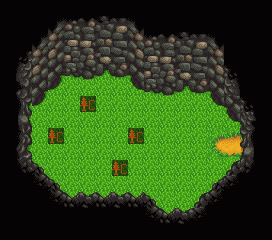

Below is a game level as drawn by its tile map, then a one-line description and the .tmx file that defines it, in full:
An orthogonal 17x15 tile map with 16x16 px tiles, 5 tile layers (Back, Buildings, Buildings2, Paths, ...), 4 tilesets.

<map version="1.10" tiledversion="1.10.2" orientation="orthogonal" renderorder="right-down" width="17" height="15" tilewidth="16" tileheight="16" infinite="0" nextlayerid="11" nextobjectid="1">
 <tileset firstgid="1" name="spring_outdoorsTileSheet" tilewidth="16" tileheight="16" tilecount="1975" columns="25">
  <image source="spring_outdoorsTileSheet.png" width="400" height="1264" />
  <tile id="175">
   <properties>
    <property name="Type" value="Grass" />
   </properties>
  </tile>
  <tile id="200">
   <properties>
    <property name="Type" value="Grass" />
   </properties>
  </tile>
  <tile id="201">
   <properties>
    <property name="Type" value="Grass" />
   </properties>
  </tile>
  <tile id="202">
   <properties>
    <property name="Type" value="Grass" />
   </properties>
  </tile>
  <tile id="203">
   <properties>
    <property name="Type" value="Grass" />
   </properties>
  </tile>
  <tile id="225">
   <properties>
    <property name="Type" value="Grass" />
   </properties>
  </tile>
  <tile id="228">
   <properties>
    <property name="Type" value="Grass" />
   </properties>
  </tile>
  <tile id="250">
   <properties>
    <property name="Type" value="Grass" />
   </properties>
  </tile>
  <tile id="251">
   <properties>
    <property name="Type" value="Grass" />
   </properties>
  </tile>
  <tile id="252">
   <properties>
    <property name="Type" value="Grass" />
   </properties>
  </tile>
  <tile id="253">
   <properties>
    <property name="Type" value="Grass" />
   </properties>
  </tile>
 </tileset>
 <tileset firstgid="1976" name="townInterior" tilewidth="16" tileheight="16" tilecount="2176" columns="32">
  <image source="townInterior.png" width="512" height="1088" />
 </tileset>
 <tileset firstgid="4152" name="mine_quarryshaft" tilewidth="16" tileheight="16" tilecount="288" columns="16">
  <image source="Mines/mine_quarryshaft.png" width="256" height="288" />
 </tileset>
 <tileset firstgid="4440" name="paths" tilewidth="16" tileheight="16" tilecount="64" columns="4">
  <image source="paths.png" width="64" height="256" />
 </tileset>
 <layer id="2" name="Back" width="17" height="15">
  <data encoding="csv">
0,0,0,0,0,0,0,0,0,0,0,0,0,0,0,0,0,
0,0,0,0,0,0,0,0,0,0,0,0,0,0,0,0,0,
0,0,0,0,0,0,0,0,0,0,0,0,0,0,0,0,0,
0,0,0,0,0,0,0,0,0,0,0,0,0,0,0,0,0,
0,0,0,176,176,176,176,176,176,0,0,0,0,0,0,0,0,
0,0,176,176,176,176,176,176,176,176,176,176,176,176,0,0,0,
0,176,176,176,176,176,176,176,176,176,176,176,176,176,176,176,0,
0,176,176,176,176,176,176,176,176,176,176,176,176,176,176,176,0,
0,176,176,176,176,176,176,176,176,176,176,176,176,201,202,202,0,
0,176,176,176,176,176,176,176,176,176,176,176,176,251,252,252,0,
0,176,176,176,176,176,176,176,176,176,176,176,176,176,176,176,0,
0,0,176,176,176,176,176,176,176,176,176,176,176,176,176,0,0,
0,0,0,176,176,176,176,176,176,176,176,176,176,176,0,0,0,
0,0,0,0,0,0,0,0,0,176,176,176,176,0,0,0,0,
0,0,0,0,0,0,0,0,0,0,0,0,0,0,0,0,0
</data>
 </layer>
 <objectgroup id="6" name="Back" />
 <layer id="3" name="Buildings" width="17" height="15">
  <data encoding="csv">
1976,1976,1976,1976,1976,1976,1976,1976,1976,1976,1976,1976,1976,1976,1976,1976,1976,
1976,1976,1976,4222,4225,4226,4227,4228,4245,1976,1976,1976,1976,1976,1976,1976,1976,
1976,1976,4222,4238,4241,4242,4243,4244,4261,4225,4226,4227,4228,4245,1976,1976,1976,
1976,4220,4238,4254,4257,4258,4259,4260,4277,4241,4242,4243,4244,4261,1976,1976,1976,
1976,4236,4254,4270,4273,4274,4275,4276,4293,4257,4258,4259,4260,4277,4263,1976,1976,
1976,4252,4270,4286,0,0,0,0,4309,4273,4274,4275,4276,4293,4279,1976,1976,
1976,4284,4286,0,0,0,0,0,0,0,0,0,0,4309,4293,4263,1976,
1976,4300,0,0,0,0,0,0,0,0,0,0,0,0,4309,4311,1976,
1976,4316,0,0,0,0,0,0,0,0,0,0,0,0,0,0,0,
1976,4332,0,0,0,0,0,0,0,0,0,0,0,0,0,0,0,
1976,4348,0,0,0,0,0,0,0,0,0,0,0,0,0,4358,1976,
1976,1976,4365,0,0,0,0,0,0,0,0,0,0,0,4373,1976,1976,
1976,1976,1976,4365,0,0,0,0,0,0,0,0,0,4373,1976,1976,1976,
1976,1976,1976,1976,1976,1976,1976,1976,1976,4365,0,0,4373,1976,1976,1976,1976,
1976,1976,1976,1976,1976,1976,1976,1976,1976,1976,1976,1976,1976,1976,1976,1976,1976
</data>
 </layer>
 <objectgroup id="7" name="Buildings" />
 <layer id="5" name="Buildings2" width="17" height="15">
  <data encoding="csv">
0,0,0,0,0,0,0,0,0,0,0,0,0,0,0,0,0,
0,0,0,0,0,0,0,0,0,0,0,0,0,0,0,0,0,
0,0,0,0,0,0,0,0,0,0,0,0,0,0,0,0,0,
0,0,0,0,0,0,0,0,0,0,0,0,0,0,0,0,0,
0,0,0,0,0,0,0,0,0,0,0,0,0,0,0,0,0,
0,0,0,0,0,0,0,0,0,0,0,0,0,0,0,0,0,
0,0,0,0,0,0,0,0,0,0,0,0,0,0,0,0,0,
0,0,0,0,0,0,0,0,0,0,0,0,0,0,0,0,0,
0,0,0,0,0,0,0,0,0,0,0,0,0,0,0,0,0,
0,0,0,0,0,0,0,0,0,0,0,0,0,0,0,0,0,
0,0,0,0,0,0,0,0,0,0,0,0,0,0,0,0,0,
0,0,0,0,0,0,0,0,0,0,0,0,0,0,0,0,0,
0,0,0,0,0,0,0,0,0,0,0,0,0,0,0,0,0,
0,0,0,0,0,0,0,0,0,0,0,0,0,0,0,0,0,
0,0,0,0,0,0,0,0,0,0,0,0,0,0,0,0,0
</data>
 </layer>
 <layer id="9" name="Paths" width="17" height="15">
  <data encoding="csv">
0,0,0,0,0,0,0,0,0,0,0,0,0,0,0,0,0,
0,0,0,0,0,0,0,0,0,0,0,0,0,0,0,0,0,
0,0,0,0,0,0,0,0,0,0,0,0,0,0,0,0,0,
0,0,0,0,0,0,0,0,0,0,0,0,0,0,0,0,0,
0,0,0,0,0,0,0,0,0,0,0,0,0,0,0,0,0,
0,0,0,0,0,0,0,0,0,0,0,0,0,0,0,0,0,
0,0,0,0,0,4474,0,0,0,0,0,0,0,0,0,0,0,
0,0,0,0,0,0,0,0,0,0,0,0,0,0,0,0,0,
0,0,0,4474,0,0,0,0,4474,0,0,0,0,0,0,0,0,
0,0,0,0,0,0,0,0,0,0,0,0,0,0,0,0,0,
0,0,0,0,0,0,0,4474,0,0,0,0,0,0,0,0,0,
0,0,0,0,0,0,0,0,0,0,0,0,0,0,0,0,0,
0,0,0,0,0,0,0,0,0,0,0,0,0,0,0,0,0,
0,0,0,0,0,0,0,0,0,0,0,0,0,0,0,0,0,
0,0,0,0,0,0,0,0,0,0,0,0,0,0,0,0,0
</data>
 </layer>
 <objectgroup id="10" name="Paths" />
 <layer id="4" name="Front" width="17" height="15">
  <data encoding="csv">
0,0,0,0,0,0,0,0,0,0,0,0,0,0,0,0,0,
0,0,0,0,0,0,0,0,0,0,0,0,0,0,0,0,0,
0,0,0,0,0,0,0,0,0,0,0,0,0,0,0,0,0,
0,0,0,0,0,0,0,0,0,0,0,0,0,0,0,0,0,
0,0,0,0,0,0,0,0,0,0,0,0,0,0,0,0,0,
0,0,0,0,0,0,0,0,0,0,0,0,0,0,0,0,0,
0,0,0,0,0,0,0,0,0,0,0,0,0,0,0,0,0,
0,0,0,0,0,0,0,0,0,0,0,0,0,0,0,0,1976,
0,0,0,0,0,0,0,0,0,0,0,0,0,0,0,4327,1976,
0,0,0,0,0,0,0,0,0,0,0,0,0,0,0,4343,1976,
0,0,4349,0,0,0,0,0,0,0,0,0,0,0,4372,4358,0,
0,0,4365,4349,0,0,0,0,0,0,0,0,0,4357,4373,1976,0,
0,0,1976,4365,4366,4367,4366,4367,4366,4349,0,0,4372,4373,1976,1976,0,
0,0,1976,1976,1976,1976,1976,1976,1976,4365,4366,4367,4373,1976,1976,1976,0,
0,0,0,0,0,0,0,0,0,0,0,0,0,0,0,0,0
</data>
 </layer>
 <objectgroup id="8" name="Front" />
</map>
